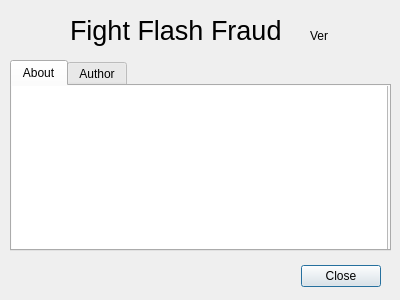
<?xml version="1.0" encoding="UTF-8"?>
<ui version="4.0">
 <class>HelpWindow</class>
 <widget class="QDialog" name="HelpWindow">
  <property name="geometry">
   <rect>
    <x>0</x>
    <y>0</y>
    <width>400</width>
    <height>300</height>
   </rect>
  </property>
  <property name="windowTitle">
   <string>Help</string>
  </property>
  <widget class="QDialogButtonBox" name="buttonBox">
   <property name="geometry">
    <rect>
     <x>20</x>
     <y>260</y>
     <width>361</width>
     <height>32</height>
    </rect>
   </property>
   <property name="orientation">
    <enum>Qt::Horizontal</enum>
   </property>
   <property name="standardButtons">
    <set>QDialogButtonBox::Close</set>
   </property>
  </widget>
  <widget class="QLabel" name="labelIcon">
   <property name="geometry">
    <rect>
     <x>10</x>
     <y>0</y>
     <width>50</width>
     <height>50</height>
    </rect>
   </property>
   <property name="text">
    <string/>
   </property>
   <property name="pixmap">
    <pixmap resource="icon.qrc">:/icon/f3.png</pixmap>
   </property>
   <property name="scaledContents">
    <bool>true</bool>
   </property>
  </widget>
  <widget class="QLabel" name="labelTitle">
   <property name="geometry">
    <rect>
     <x>70</x>
     <y>10</y>
     <width>231</width>
     <height>41</height>
    </rect>
   </property>
   <property name="text">
    <string>&lt;html&gt;&lt;head/&gt;&lt;body&gt;&lt;p&gt;&lt;span style=&quot; font-size:20pt;&quot;&gt;Fight Flash Fraud&lt;/span&gt;&lt;/p&gt;&lt;/body&gt;&lt;/html&gt;</string>
   </property>
  </widget>
  <widget class="QTabWidget" name="tabWidget">
   <property name="geometry">
    <rect>
     <x>10</x>
     <y>60</y>
     <width>381</width>
     <height>191</height>
    </rect>
   </property>
   <property name="currentIndex">
    <number>0</number>
   </property>
   <widget class="QWidget" name="tab">
    <attribute name="title">
     <string>About</string>
    </attribute>
    <widget class="QTextBrowser" name="textAbout">
     <property name="geometry">
      <rect>
       <x>-5</x>
       <y>-5</y>
       <width>381</width>
       <height>171</height>
      </rect>
     </property>
    </widget>
   </widget>
   <widget class="QWidget" name="tab_2">
    <attribute name="title">
     <string>Author</string>
    </attribute>
    <widget class="QLabel" name="labelContact">
     <property name="geometry">
      <rect>
       <x>10</x>
       <y>0</y>
       <width>351</width>
       <height>161</height>
      </rect>
     </property>
     <property name="text">
      <string>Info...</string>
     </property>
     <property name="textFormat">
      <enum>Qt::RichText</enum>
     </property>
     <property name="wordWrap">
      <bool>true</bool>
     </property>
     <property name="openExternalLinks">
      <bool>true</bool>
     </property>
     <property name="textInteractionFlags">
      <set>Qt::LinksAccessibleByKeyboard|Qt::LinksAccessibleByMouse|Qt::TextBrowserInteraction|Qt::TextSelectableByKeyboard|Qt::TextSelectableByMouse</set>
     </property>
    </widget>
   </widget>
  </widget>
  <widget class="QLabel" name="labelVersion">
   <property name="geometry">
    <rect>
     <x>310</x>
     <y>20</y>
     <width>81</width>
     <height>31</height>
    </rect>
   </property>
   <property name="text">
    <string>Ver</string>
   </property>
  </widget>
 </widget>
 <resources>
  <include location="icon.qrc"/>
 </resources>
 <connections>
  <connection>
   <sender>buttonBox</sender>
   <signal>accepted()</signal>
   <receiver>HelpWindow</receiver>
   <slot>accept()</slot>
   <hints>
    <hint type="sourcelabel">
     <x>248</x>
     <y>254</y>
    </hint>
    <hint type="destinationlabel">
     <x>157</x>
     <y>274</y>
    </hint>
   </hints>
  </connection>
  <connection>
   <sender>buttonBox</sender>
   <signal>rejected()</signal>
   <receiver>HelpWindow</receiver>
   <slot>reject()</slot>
   <hints>
    <hint type="sourcelabel">
     <x>316</x>
     <y>260</y>
    </hint>
    <hint type="destinationlabel">
     <x>286</x>
     <y>274</y>
    </hint>
   </hints>
  </connection>
 </connections>
</ui>
